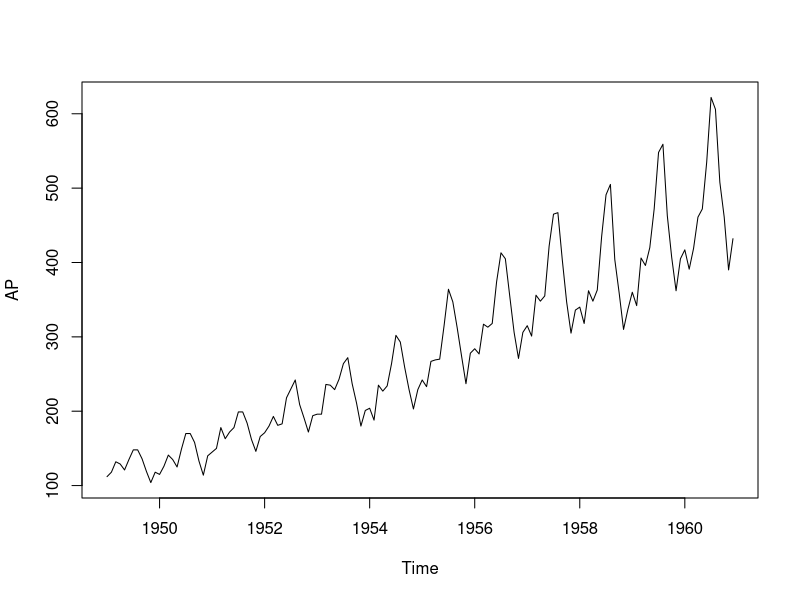
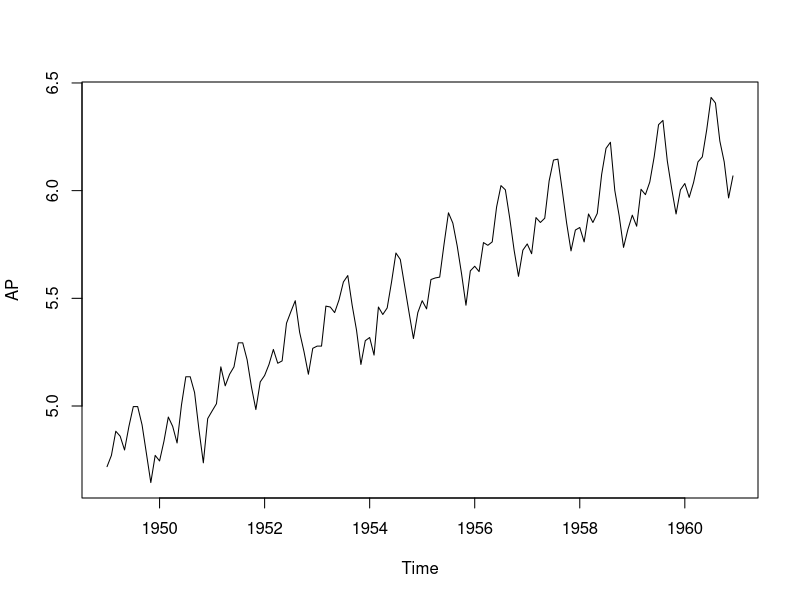
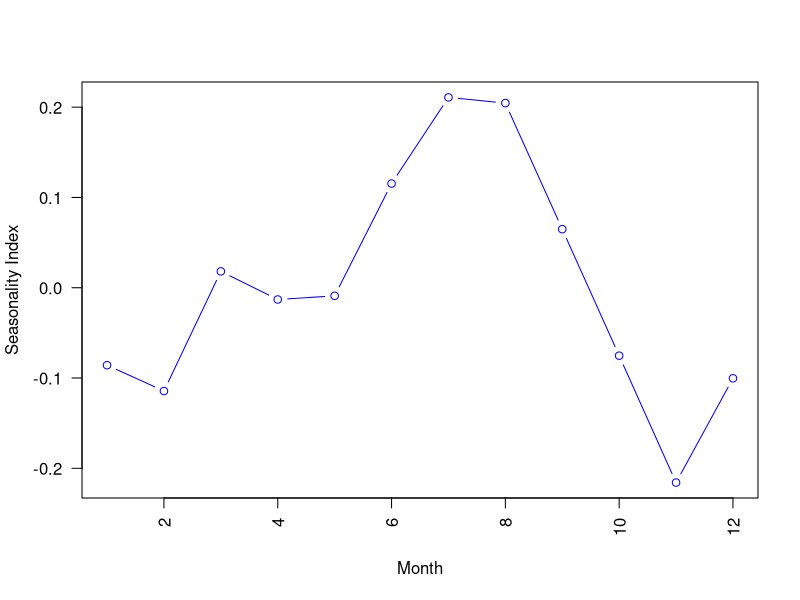
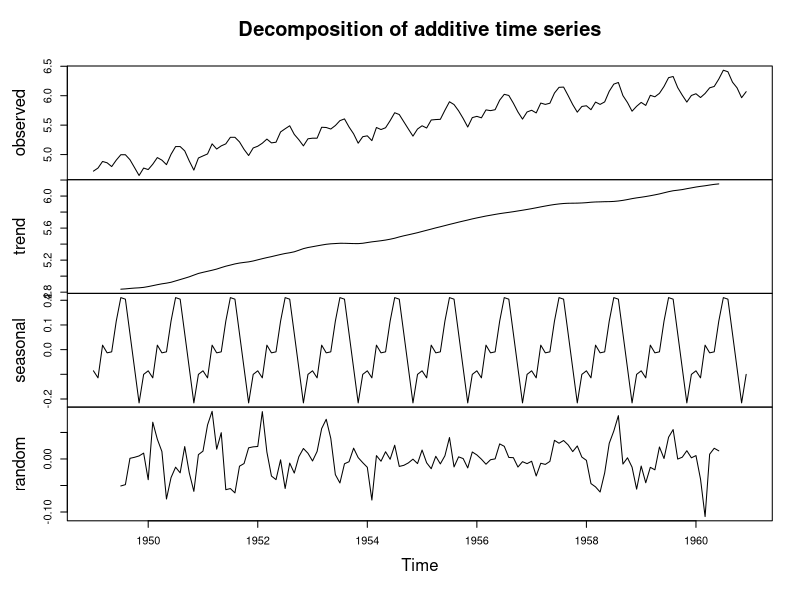

R code for these plots, in order:

# Time series Data

data("AirPassengers")

AP <- AirPassengers

str(AP)

head(AP)

ts(AP, frequency = 12, start = c(1949,1))

attributes(AP)

plot(AP)


## Log Transformation : To reduce th fluctuation

AP <- log(AP)
plot(AP)


## Decomposition of additive time series

decomp <- decompose(AP)
decomp$figure

plot(decomp$figure,
     type = 'b',
     xlab = 'Month',
     ylab = 'Seasonality Index',
      col = 'blue',
      las = 2
      )


plot(decomp)
